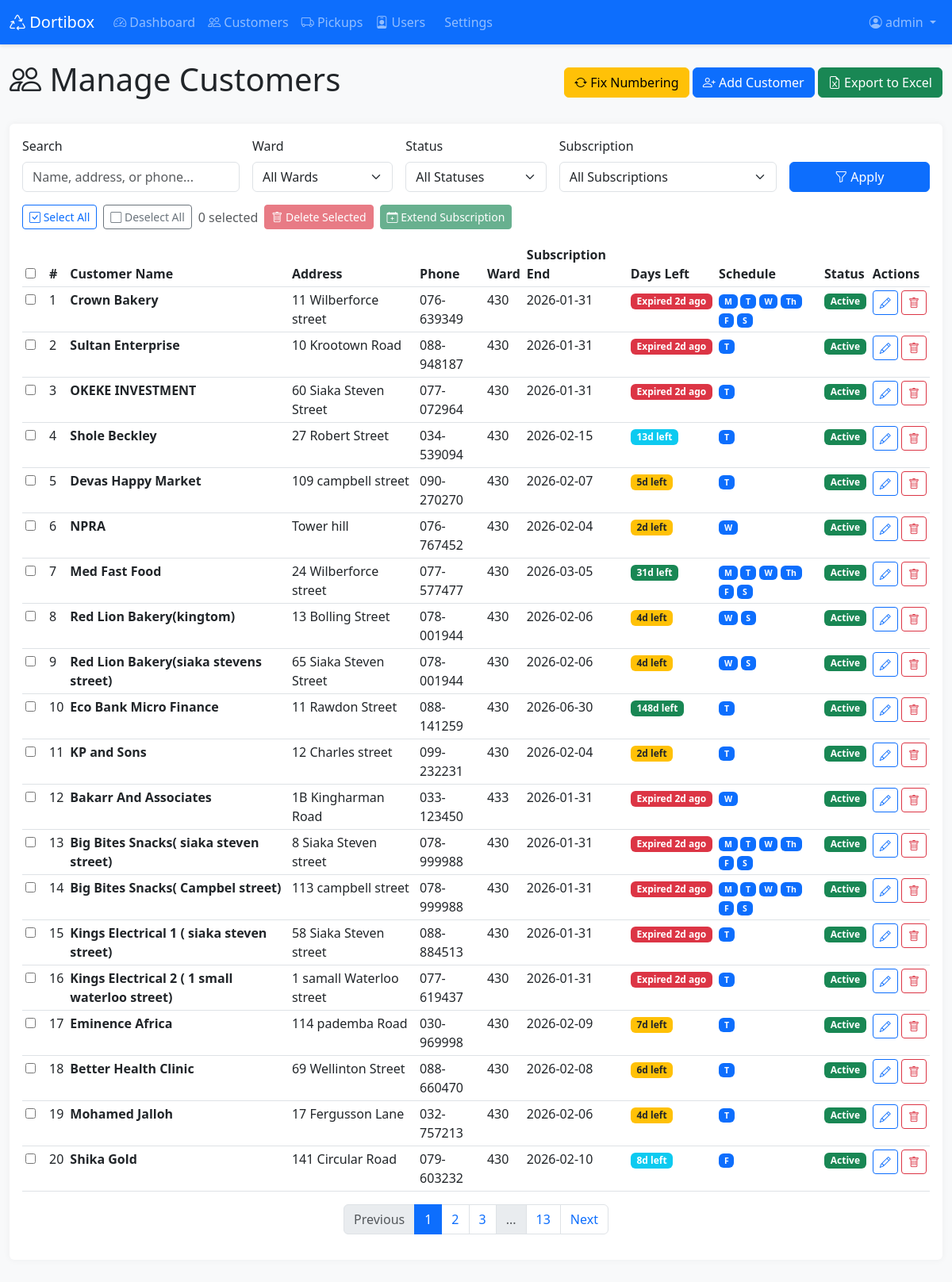
The page /admin/customers (signed in) on the database as committed earlier.
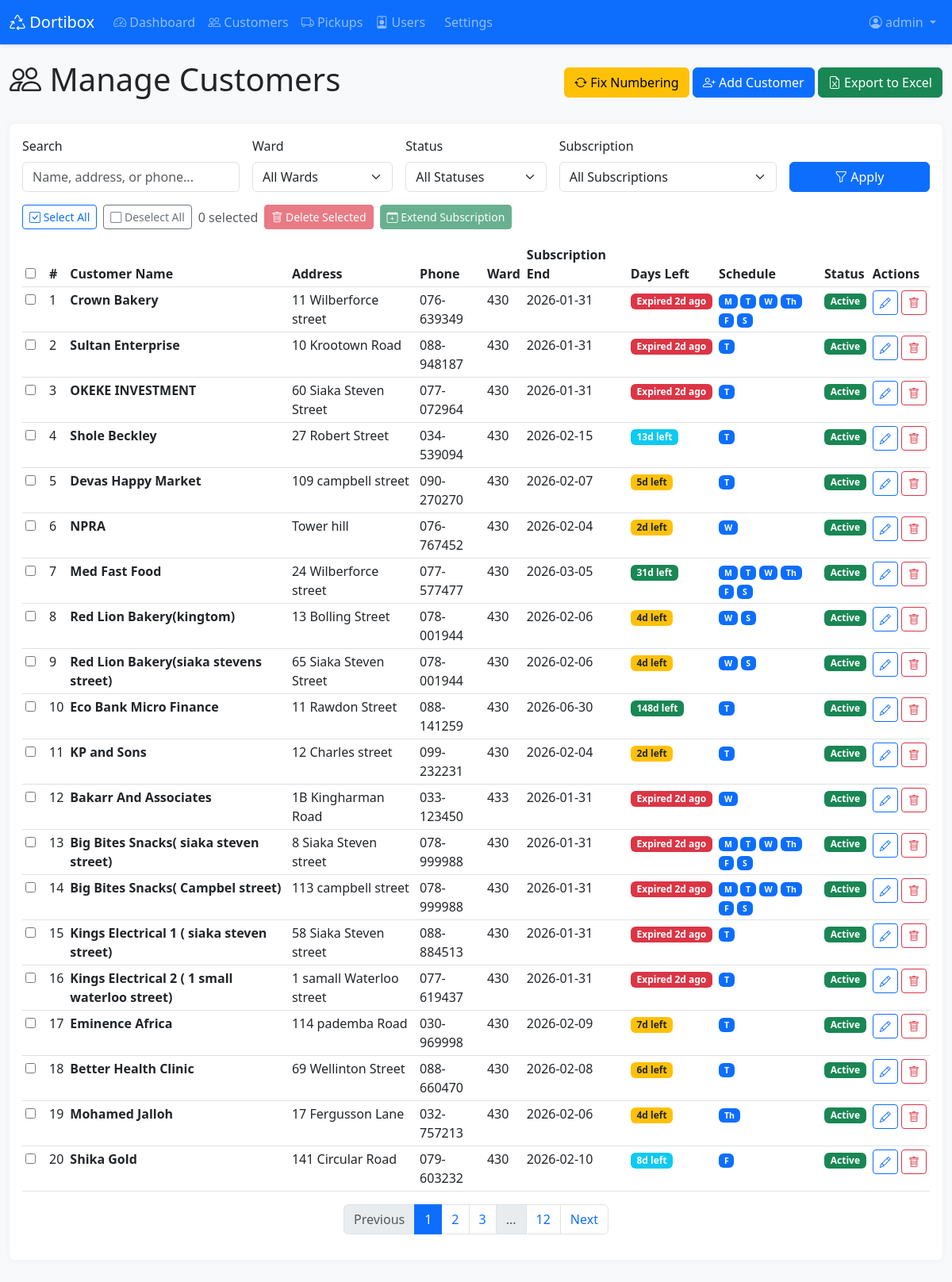
The same page on the database as committed later.
### app.py (models this page shows, shortened)
class Customer(db.Model):
    id = db.Column(db.Integer, primary_key=True)
    customer_number = db.Column(db.Integer)
    customer_name = db.Column(db.String(200), nullable=False)
    address = db.Column(db.String(300))
    phone_number = db.Column(db.String(50))
    type = db.Column(db.String(100))
    ward = db.Column(db.String(100))
    bin_size = db.Column(db.String(50))  # Now stores multiple sizes like "300L, 50L"
    bin_qty = db.Column(db.Integer)
    frequency = db.Column(db.String(50))
    time = db.Column(db.String(50))
    monday = db.Column(db.Integer, default=0)
    tuesday = db.Column(db.Integer, default=0)
    wednesday = db.Column(db.Integer, default=0)
    thursday = db.Column(db.Integer, default=0)
    friday = db.Column(db.Integer, default=0)
    saturday = db.Column(db.Integer, default=0)
    sales_rep = db.Column(db.String(100))
    payment_type = db.Column(db.String(100))
    subscription_start = db.Column(db.Date)
    subscription_end = db.Column(db.Date)
    active = db.Column(db.String(10))
    target_month_start = db.Column(db.Date)
    target_month_end = db.Column(db.Date)
    month_acquired = db.Column(db.String(50))
    amount_paid = db.Column(db.Float)
    pickups = db.relationship('Pickup', backref='customer', lazy=True, cascade='all, delete-orphan')
    def subscription_status(self):
        if not self.subscription_end:
            return 'no_date'
        today = date.today()
        days_until_end = (self.subscription_end - today).days
        if days_until_end < 0:
            return 'expired'
        elif days_until_end <= 7:
            return 'expiring_week'
        elif days_until_end <= 30:
            return 'expiring_month'
        else:
            return 'active'

### app.py (the view, shortened to what this page needs)
@app.route('/admin/customers')
@admin_required
def admin_customers():
    page = request.args.get('page', 1, type=int)
    search = request.args.get('search', '')
    ward_filter = request.args.get('ward', '')
    status_filter = request.args.get('status', '')
    subscription_filter = request.args.get('subscription', '')
    query = Customer.query
    if search:
        query = query.filter(
            (Customer.customer_name.contains(search)) |
            (Customer.address.contains(search)) |
            (Customer.phone_number.contains(search))
        )
    if ward_filter:
        query = query.filter(Customer.ward == ward_filter)
    if status_filter == 'active':
        query = query.filter((Customer.active == 'Yes') | (Customer.active == 'yes'))
    elif status_filter == 'inactive':
        query = query.filter(Customer.active == 'No')
    today = date.today()
    if subscription_filter == 'expired':
        query = query.filter(
            Customer.subscription_end.isnot(None),
            Customer.subscription_end < today
        )
    elif subscription_filter == 'no_date':
        query = query.filter(Customer.subscription_end.is_(None))
    customers = query.order_by(Customer.customer_number).paginate(
        page=page, per_page=20, error_out=False
    )
    wards = db.session.query(Customer.ward).filter(Customer.ward.isnot(None)).distinct().order_by(Customer.ward).all()
    wards = [w[0] for w in wards if w[0]]
    return render_template('admin_customers.html',
                         customers=customers,
                         search=search,
                         ward_filter=ward_filter,
                         status_filter=status_filter,
                         subscription_filter=subscription_filter,
                         wards=wards,
                         today=today)

### app.py (called while the page is built)
@app.context_processor
def inject_now():
    return {
        'now': datetime.now,
        'abs': abs  # Add abs function
    }

def admin_required(f):
    @wraps(f)
    def decorated_function(*args, **kwargs):
        if 'user_id' not in session:
            flash('Please log in to access this page.', 'warning')
            return redirect(url_for('login'))
        user = User.query.get(session['user_id'])
        if user.role != 'admin':
            flash('You do not have permission to access this page.', 'danger')
            return redirect(url_for('dashboard'))
        return f(*args, **kwargs)
    return decorated_function

### templates/admin_customers.html (shortened to what the changed rows need)
{% extends "base.html" %}
{% block content %}
<div class="container-fluid">
    <div class="d-flex justify-content-between align-items-center mb-4">
        <h1><i class="bi bi-people"></i> Manage Customers</h1>
    </div>
    <div class="card">
        <div class="card-body">
            <form id="bulkActionForm" method="POST">
                <div class="table-responsive">
                    <table class="table table-hover table-sm">
                        <thead>
                            <tr>
                                <th style="width: 30px;">
                                    <input type="checkbox" id="selectAllCheckbox" onchange="toggleSelectAll()">
                                </th>
                                <th>#</th>
                                <th>Customer Name</th>
                                <th>Address</th>
                                <th>Phone</th>
                                <th>Ward</th>
                                <th>Subscription End</th>
                                <th>Days Left</th>
                                <th>Schedule</th>
                                <th>Status</th>
                                <th>Actions</th>
                            </tr>
                        </thead>
                        <tbody>
                            {% for customer in customers.items %}
                            {% set sub_status = customer.subscription_status() %}
                            <tr class="{% if sub_status == 'expired' %}subscription-expired{% elif sub_status == 'expiring_week' %}subscription-expiring-week{% elif sub_status == 'expiring_month' %}subscription-expiring-month{% endif %}">
                                <td>
                                    <input type="checkbox" class="customer-checkbox"
                                           name="customer_ids[]"
                                           value="{{ customer.id }}"
                                           onchange="updateSelectedCount()">
                                </td>
                                <td>{{ customer.customer_number or '-' }}</td>
                                <td><strong>{{ customer.customer_name }}</strong></td>
                                <td>{{ customer.address or '-' }}</td>
                                <td>{{ customer.phone_number or '-' }}</td>
                                <td>{{ customer.ward or '-' }}</td>
                                <td>
                                    {% if customer.subscription_end %}
                                        {{ customer.subscription_end.strftime('%Y-%m-%d') }}
                                    {% else %}
                                        <span class="text-muted">Not set</span>
                                    {% endif %}
                                </td>
                                <td>
                                    {% if customer.subscription_end %}
                                        {% set days_left = (customer.subscription_end - today).days %}
                                        {% if days_left < 0 %}
                                            <span class="badge bg-danger">Expired {{ abs(days_left) }}d ago</span>
                                        {% elif days_left == 0 %}
                                            <span class="badge bg-danger">Expires Today</span>
                                        {% elif days_left <= 7 %}
                                            <span class="badge bg-warning text-dark">{{ days_left }}d left</span>
                                        {% elif days_left <= 30 %}
                                            <span class="badge bg-info">{{ days_left }}d left</span>
                                        {% else %}
                                            <span class="badge bg-success">{{ days_left }}d left</span>
                                        {% endif %}
                                    {% else %}
                                        <span class="text-muted">-</span>
                                    {% endif %}
                                </td>
                                <td>
                                    <small>
                                        {% if customer.tuesday %}<span class="badge bg-primary">T</span>{% endif %}
                                        {% if customer.thursday %}<span class="badge bg-primary">Th</span>{% endif %}
                                    </small>
                                </td>
                                <td>
                                    {% if customer.active in ['Yes', 'yes'] %}
                                    <span class="badge bg-success">Active</span>
                                    {% else %}
                                    <span class="badge bg-danger">Inactive</span>
                                    {% endif %}
                                </td>
                                <td class="table-actions">
                                    <a href="{{ url_for('edit_customer', id=customer.id) }}"
                                       class="btn btn-sm btn-outline-primary" title="Edit">
                                        <i class="bi bi-pencil"></i>
                                    </a>
                                    <button type="button" class="btn btn-sm btn-outline-danger"
                                            onclick="deleteSingle({{ customer.id }})" title="Delete">
                                        <i class="bi bi-trash"></i>
                                    </button>
                                </td>
                            </tr>
                            {% endfor %}
                        </tbody>
                    </table>
                </div>
            </form>
            {% if customers.pages > 1 %}
            <nav>
                <ul class="pagination justify-content-center">
                    {% for page_num in customers.iter_pages(left_edge=1, right_edge=1, left_current=1, right_current=2) %}
                        {% if page_num %}
                            <li class="page-item {% if page_num == customers.page %}active{% endif %}">
                                <a class="page-link" href="{{ url_for('admin_customers', page=page_num, search=search, ward=ward_filter, status=status_filter, subscription=subscription_filter) }}">
                                    {{ page_num }}
                                </a>
                            </li>
                        {% else %}
                            <li class="page-item disabled"><span class="page-link">...</span></li>
                        {% endif %}
                    {% endfor %}
                </ul>
            </nav>
            {% endif %}
        </div>
    </div>
</div>
{% endblock %}

Rows that differ between the two databases and show on the page:
changed Customer "Mohamed Jalloh": now shows "Th"; no longer shows "T"
Other text that changed with them:
new list line: "12"
list line gone: "13"
